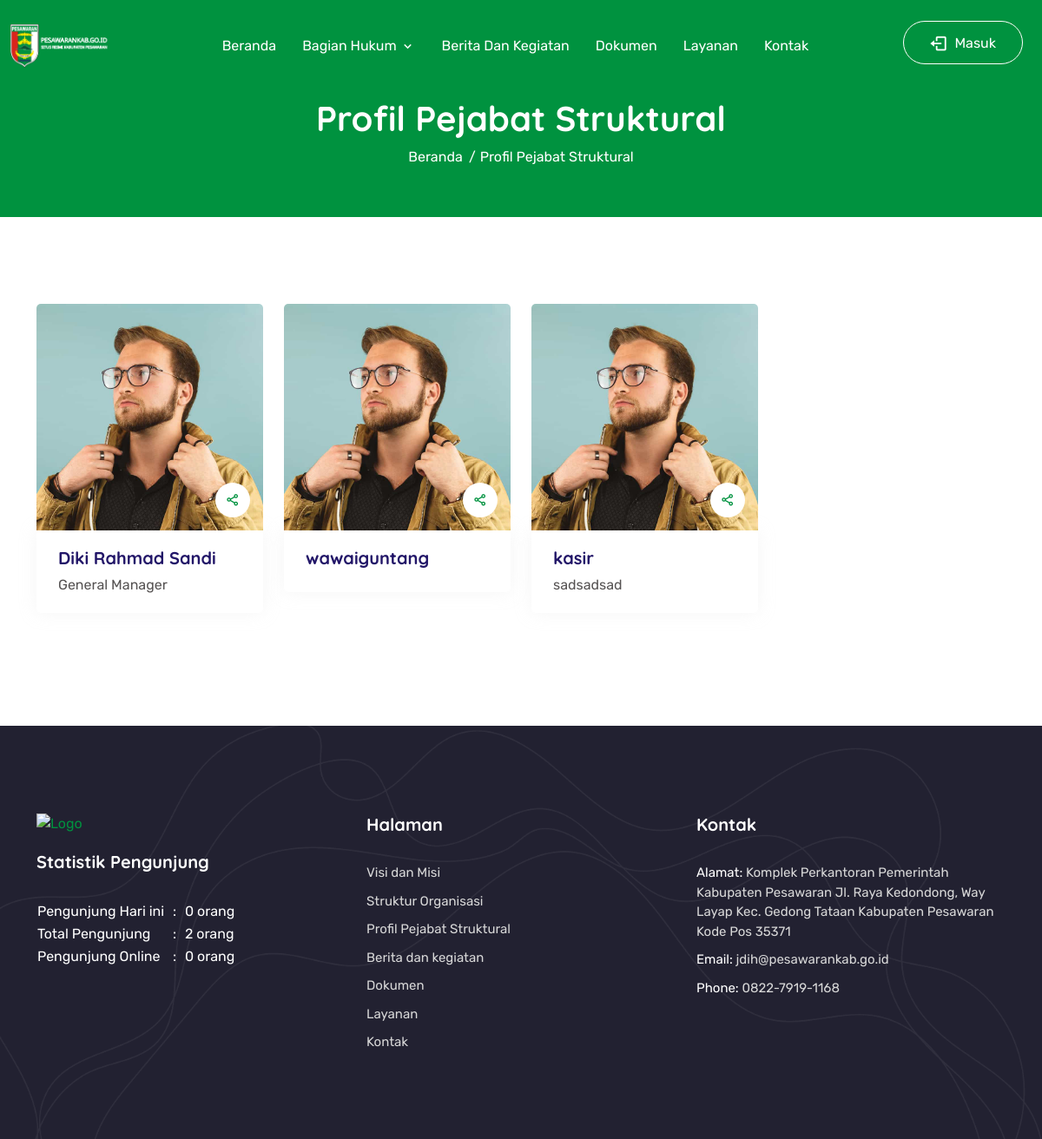
Page /index.php/profil on the committed database.
### tables this page shows
CREATE TABLE IF NOT EXISTS `profile_office` (
  `poCode` bigint(20) NOT NULL AUTO_INCREMENT,
  `name` varchar(255) NOT NULL,
  `title` varchar(255) DEFAULT NULL,
  `image` varchar(255) NOT NULL,
  `fb` varchar(255) DEFAULT NULL,
  `ig` varchar(255) DEFAULT NULL,
  `tw` varchar(255) DEFAULT NULL,
  `yt` varchar(255) DEFAULT NULL,
  `createAt` datetime NOT NULL DEFAULT CURRENT_TIMESTAMP,
  `updateAt` datetime DEFAULT NULL,
  `deleteAt` datetime DEFAULT NULL,
  PRIMARY KEY (`poCode`)
);

### application/controllers/Profil.php (called while the page is built, shortened)
<?php
class Profil extends CI_Controller
{
    public function __construct()
    {
        $this->load->model('profile/profile_model', 'profile');
    }
    public function index()
    {
        $data['profile'] = $this->profile->get_all();
        $data['_view'] = 'profil';
        $this->load->view('layouts/front/main', $data);
    }
}

### index.php (called while the page is built, shortened)
<?php
require_once BASEPATH . 'core/CodeIgniter.php';

### application/helpers/profile_helper.php (called while the page is built, shortened)
<?php
function getProfileWeb(): array
{
    if (stripos(PHP_OS, "WIN") === 0) {
        $json = file_get_contents(APPPATH . '\setting\profile_web.json');
    } else {
        $json = file_get_contents(APPPATH . '/setting/profile_web.json');
    }
    return json_decode($json, true);
}

### application/modules/profile/models/Profile_model.php (called while the page is built, shortened)
<?php
class Profile_model extends CI_Model
{
	var $table = 'profile_office';
	public function get_all()
	{
		$this->db->from($this->table);
		$this->db->where('deleteAt',NULL);
		$query = $this->db->get();
		return $query->result_array();
	}
}

### application/views/profil.php (the view, shortened to what this page needs)
<div class="page-title-area">
    <div class="d-table">
        <div class="d-table-cell">
            <div class="container">
                <div class="title-item">
                    <h2>Profil Pejabat Struktural</h2>
                    <ul>
                        <li>
                            <a href="<?php echo base_url() ?>">Beranda</a>
                        </li>
                        <li>
                            <span>Profil Pejabat Struktural</span>
                        </li>
                    </ul>
                </div>
            </div>
        </div>
    </div>
</div>
<section class="team-area-two ptb-100">
    <div class="container">
        <div class="row">
            <?php foreach ($profile as $k => $v) : ?>
                <div class="col-12 col-sm-12 col-md-4 col-lg-3">
                    <div class="team-item three">
                        <div class="top">
                            <img src="<?php echo base_url('assets/front/img/profile/' . $v['image']) ?>" alt="Team" style="max-height: 300px; object-fit: cover;">
                            <div class="share-btn">
                                <span>
                                    <i class="bx bx-share-alt"></i>
                                </span>
                            </div>
                        </div>
                        <div class="bottom">
                            <h3><?php echo $v['name'] ?></h3>
                            <span><?php echo $v['title'] ?></span>
                        </div>
                    </div>
                </div>
            <?php endforeach; ?>
        </div>
    </div>
</section>

### assets/front/css/meanmenu.css (style rules this page uses)
body { font-family: "Oswald", sans-serif; padding: 0; margin: 0; font-size: 15px; background-color: #f1f1f1; }

### rows in the picture
profile_office: image (placeholder picture), name "Diki Rahmad Sandi", title "General Manager"
profile_office: image (placeholder picture), name "wawaiguntang"
profile_office: image (placeholder picture), name "kasir", title "sadsadsad"

### other values in the picture
$visitor['pengunjunghariini'] "0"
$visitor['totalpengunjung'] "2"
$visitor['pengunjungonline'] "0"
$profile['contact']['alamat'] "Komplek Perkantoran Pemerintah Kabupaten Pesawaran Jl. Raya Kedondong, Way Layap Kec. Gedong Tataan Kabupaten Pesawaran Kode Pos 35371"
$profile['contact']['email'] "jdih@pesawarankab.go.id"
$profile['contact']['noHp'] "0822-7919-1168"
